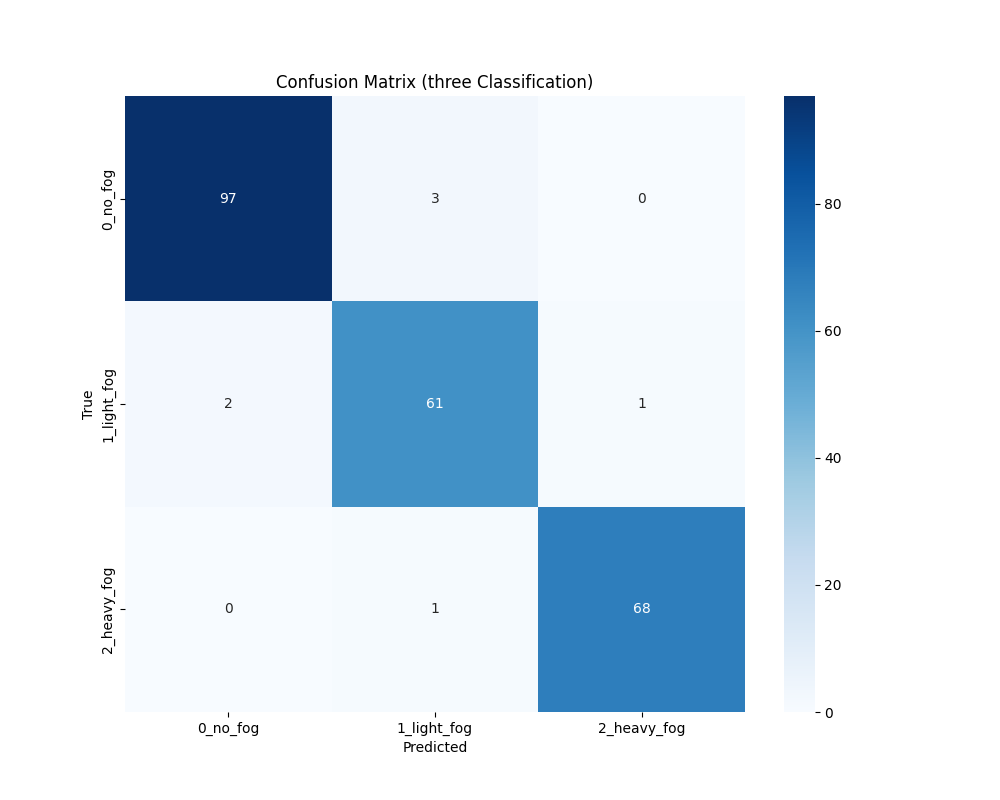
#> input picture confusion_matrix_three.png, 1000 x 800 px; its folder holds only this picture in this run
$ python -i asd.py   (imports and definitions only)
#> lines starting #> are read from the running program, lines starting #| are printed output that depends on the picture
import os
import random
from PIL import Image
import numpy as np

# 设置随机种子，保证结果可复现
# [2 lines not run here, left out]

# [86 lines left out: functions load_image, random_horizontal_flip, random_rotation, random_resized_crop, color_jitter, random_grayscale and 1 more, not called in this run]

def augment_image(img, size=384):
    """执行完整的增强流程"""
    if img is None:
        return None

    # 1. Resize
    img = img.resize((size, size), Image.Resampling.BILINEAR)

    # 2. 随机水平翻转
    img = random_horizontal_flip(img)

    # 3. 随机旋转
    img = random_rotation(img)

    # 4. 随机裁剪并resize
    img = random_resized_crop(img, size)

    # 5. 颜色抖动
    img = color_jitter(img)

    # 6. 随机灰度化
    img = random_grayscale(img)

    # 7. 标准化（最后转回可视范围）
    img = normalize(img)

    return img

# [44 lines left out: function process_folder, not called in this run]

# [8 lines not run here, left out]

>>> import cv2
>>> picture = cv2.imread('confusion_matrix_three.png', cv2.IMREAD_GRAYSCALE)
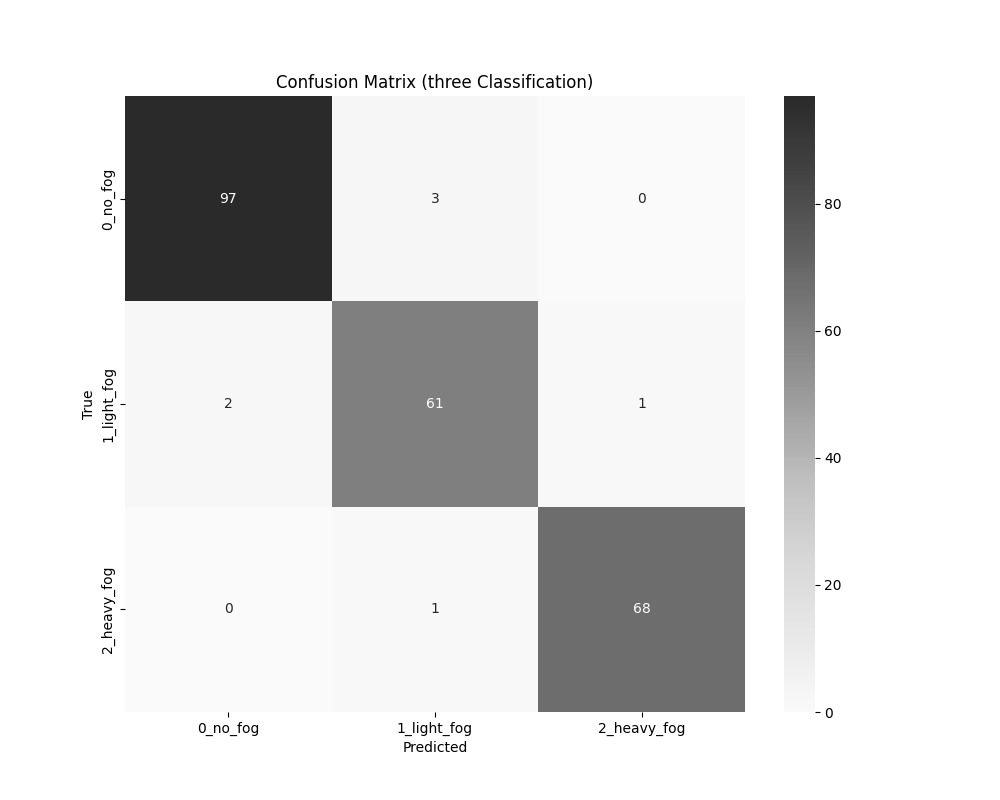
#> picture: shape (800, 1000); min 0, max 255, mean 223.6
>>> result = augment_image(picture)
#> (the run stopped early here; a loop or call above may not have finished)
